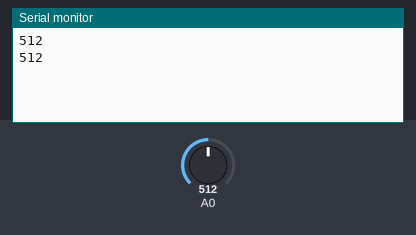
Bench run of a sketch on a simulated ESP8266 (NodeMCU). Parts: the last lines printed to the serial monitor. The inputs (shaded band) are chosen by the test bench; at power-on: A0 = 512. WiFi joins after 1.5 s; servers stay silent unless stated.

Above: at 3.0 s.
3.1 s: A0 set to 716
At 4.4 s:
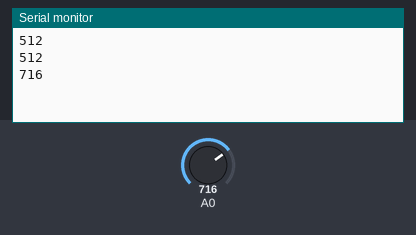
4.6 s: A0 set to 900
At 5.6 s:
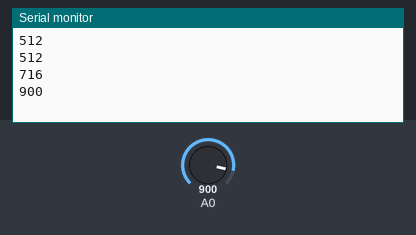
Timing chart, 0 to 7.6 s (numbered marks = the images above; inputs shaded):
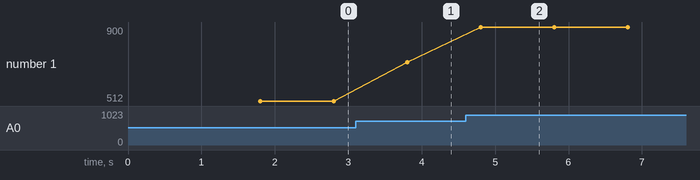

The sketch:

sketch_dec03a_V3a.ino
```cpp
// put your setup code here, to run once:

#define ledPin D7         // Device internal LED
#define BLYNK_PRINT Serial    // Comment this out to disable prints and save space
#include <SPI.h>
#include <ESP8266WiFi.h>
#include <BlynkSimpleEsp8266.h>
#include <SimpleTimer.h>


// You should get Auth Token in the Blynk App.
// Go to the Project Settings (nut icon).
char auth[] = "222cc4afd9a8475fbc7ddeb5210f0e0c"; //Enter the Auth code which was send by Blink asi senzor kotel


// Your WiFi credentials.
// Set password to "" for open networks.
char ssid[] = "";  //Enter your WIFI Name
char pass[] = "";  //Enter your WIFI Password


SimpleTimer timer;


void setup()
{
  Serial.begin(9600);              //  setup serial
  Blynk.begin(auth, ssid, pass, IPAddress(192, 168, 197, 70), 8080);

}


void loop()
{

  Blynk.run(); // Initiates Blynk
  timer.run(); // Initiates SimpleTimer

  Serial.println(analogRead(A0));
  delay(1000); // Print value every 1 sec.
}
```

Measured:
- after the input at 3.1 s, the serial monitor: prints a new line after 0.70 s (image 1)
- after the input at 4.6 s, the serial monitor: prints a new line after 0.21 s (image 2)
- plotted number 1: 512 → 716 after the input at 3.1 s, 716 → 900 after the input at 4.6 s
